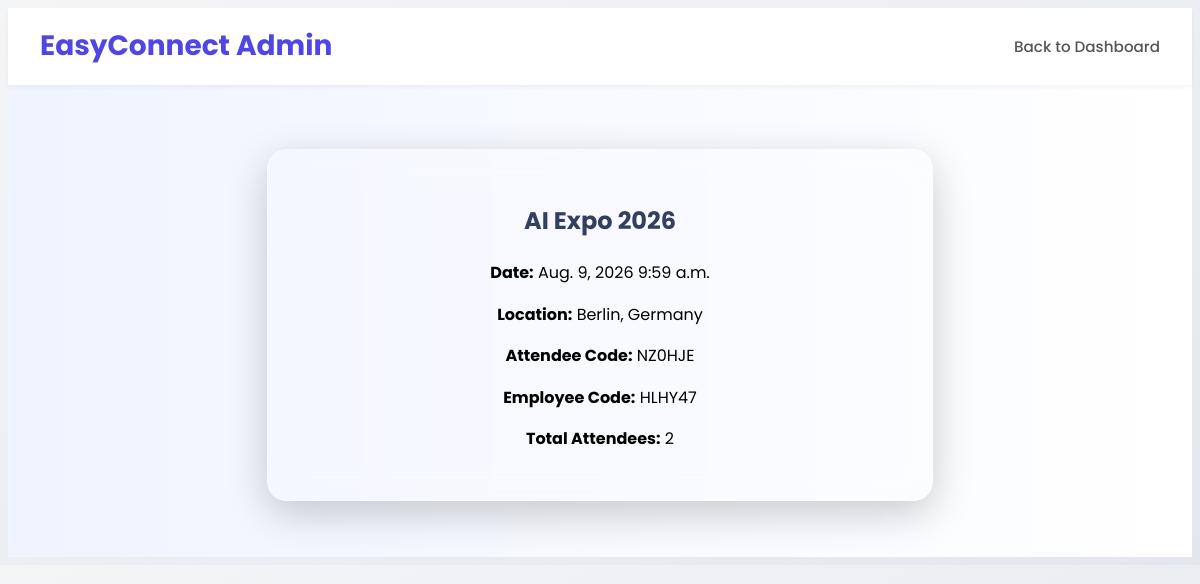
Page /event/1/ (signed in) on the committed database.
### mainapp/models.py (models this page shows, shortened)
class Event(models.Model):
    name = models.CharField(max_length=100)
    description = models.TextField(blank=True)
    date = models.DateField()
    time = models.TimeField()
    location = models.CharField(max_length=255)
    host = models.ForeignKey(get_user_model(), on_delete=models.CASCADE, related_name='hosted_events')
    attendee_code = models.CharField(max_length=10, unique=True)
    employee_code = models.CharField(max_length=10, unique=True)
    created_at = models.DateTimeField(auto_now_add=True)

### mainapp/decorators.py (the view)
        def _wrapped_view(request, *args, **kwargs):
            if not request.user.is_authenticated:
                return redirect('home')
            if request.user.role != required_role:
                return redirect('home')
            return view_func(request, *args, **kwargs)

### mainapp/views.py (called while the page is built)
@login_required
@role_required('admin')
def event_detail(request, event_id):
    event = Event.objects.get(id=event_id, host=request.user)
    event_dt = timezone.make_aware(datetime.combine(event.date, event.time))
    attendee_count = Ticket.objects.filter(event_name=event.name, event_date=event_dt).count()
    context = {
        'event': event,
        'attendee_count': attendee_count
    }
    return render(request, 'main/event_detail.html', context)

### templates/main/event_detail.html (shortened to what this page needs)
{% extends "base.html" %}
{% block content %}
  <header class="navbar">
    <div class="logo">EasyConnect Admin</div>
    <nav class="nav-links">
      <a href="{% url 'admin' %}">Back to Dashboard</a>
    </nav>
  </header>
  <section class="hero" style="background: linear-gradient(to right, #f0f4ff, #ffffff); padding: 2rem 1rem;">
    <div class="glass-card" style="color: black">
      <h2>{{ event.name }}</h2>
      <p><strong>Date:</strong> {{ event.date }} {{ event.time }}</p>
      <p><strong>Location:</strong> {{ event.location }}</p>
      <p><strong>Attendee Code:</strong> {{ event.attendee_code }}</p>
      <p><strong>Employee Code:</strong> {{ event.employee_code }}</p>
      <p><strong>Total Attendees:</strong> {{ attendee_count }}</p>
    </div>
  </section>
{% endblock %}

### static/css/style.css (style rules this page uses)
body { background: linear-gradient(to bottom right, #f4f5f7, #e3e7ed); color: #1f2937; font-family: 'Poppins', sans-serif; line-height: 1.6; }
.glass-card { background: rgba(255, 255, 255, 0.95); border-radius: 1.25rem; padding: 2rem; margin: 1.5rem 0; box-shadow: 0 10px 25px rgba(0, 0, 0, 0.08); transition: transform 0.3s ease, box-shadow 0.3s ease; }
h2 { color: #333f61; }
.navbar { display: flex; justify-content: space-between; align-items: center; padding: 1rem 2rem; background-color: white; box-shadow: 0 2px 4px rgba(0, 0, 0, 0.05); position: sticky; top: 0; z-index: 50; }
.logo { font-size: 1.75rem; font-weight: 700; color: #4f46e5; }
.nav-links a { margin-left: 1.5rem; text-decoration: none; color: #555; font-weight: 500; font-size: 0.95rem; transition: color 0.3s ease; }
.hero { text-align: center; padding: 6rem 1.5rem; }
.glass-card { margin-top: 2rem; max-width: 600px; margin-left: auto; margin-right: auto; padding: 2rem; background: rgba(255, 255, 255, 0.1); backdrop-filter: blur(18px); border-radius: 1.25rem; box-shadow: 0 12px 40px rgba(0, 0, 0, 0.2); border: 1px solid rgba(255, 255, 255, 0.3); color: #fff; text-align: center; }
.glass-card li, .glass-card p { color: black; }

### rows in the picture
Event: name "AI Expo 2026", date "Aug. 9, 2026", time "9:59 a.m.", location "Berlin, Germany", attendee_code "NZ0HJE", employee_code "HLHY47"

### other values in the picture
{{ attendee_count }} "2"
